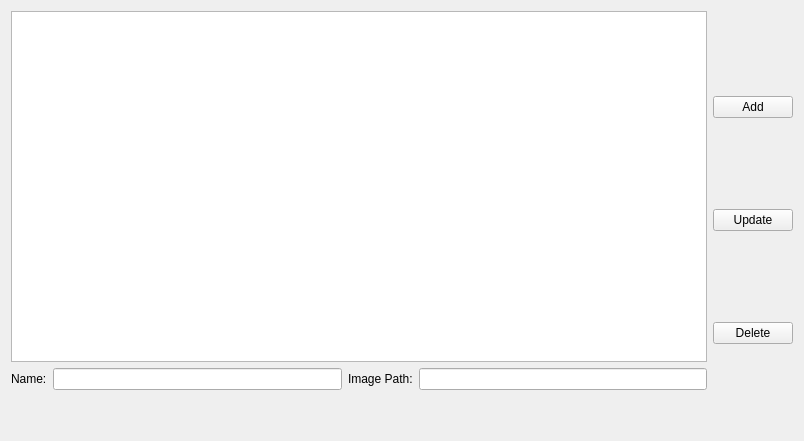
<?xml version="1.0" encoding="UTF-8"?>
<ui version="4.0">
 <class>databaseview</class>
 <widget class="QWidget" name="databaseview">
  <property name="geometry">
   <rect>
    <x>0</x>
    <y>0</y>
    <width>804</width>
    <height>441</height>
   </rect>
  </property>
  <property name="windowTitle">
   <string>Form</string>
  </property>
  <layout class="QGridLayout" name="gridLayout">
   <item row="0" column="0">
    <layout class="QHBoxLayout" name="horizontalLayout_2">
     <item>
      <layout class="QVBoxLayout" name="verticalLayout_2">
       <item>
        <widget class="QTableView" name="tableView"/>
       </item>
       <item>
        <layout class="QHBoxLayout" name="horizontalLayout">
         <item>
          <widget class="QLabel" name="label">
           <property name="text">
            <string>Name:</string>
           </property>
          </widget>
         </item>
         <item>
          <widget class="QLineEdit" name="nameEdit"/>
         </item>
         <item>
          <widget class="QLabel" name="label_2">
           <property name="text">
            <string>Image Path:</string>
           </property>
          </widget>
         </item>
         <item>
          <widget class="QLineEdit" name="filePathEdit"/>
         </item>
        </layout>
       </item>
       <item>
        <spacer name="verticalSpacer">
         <property name="orientation">
          <enum>Qt::Vertical</enum>
         </property>
         <property name="sizeType">
          <enum>QSizePolicy::Fixed</enum>
         </property>
         <property name="sizeHint" stdset="0">
          <size>
           <width>20</width>
           <height>40</height>
          </size>
         </property>
        </spacer>
       </item>
      </layout>
     </item>
     <item>
      <layout class="QVBoxLayout" name="verticalLayout">
       <item>
        <widget class="QPushButton" name="addBtn">
         <property name="text">
          <string>Add</string>
         </property>
        </widget>
       </item>
       <item>
        <widget class="QPushButton" name="updateBtn">
         <property name="text">
          <string>Update</string>
         </property>
        </widget>
       </item>
       <item>
        <widget class="QPushButton" name="deleteBtn">
         <property name="text">
          <string>Delete</string>
         </property>
        </widget>
       </item>
      </layout>
     </item>
    </layout>
   </item>
  </layout>
 </widget>
 <resources/>
 <connections/>
</ui>
